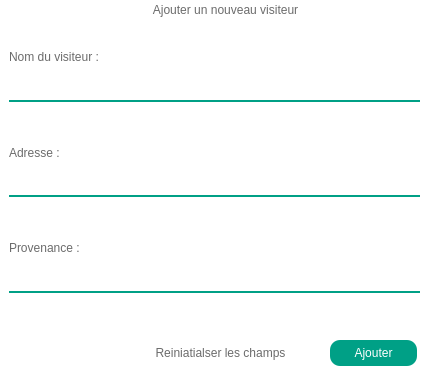
<?xml version="1.0" encoding="UTF-8"?>
<ui version="4.0">
 <class>addVisiteurBox</class>
 <widget class="QDialog" name="addVisiteurBox">
  <property name="geometry">
   <rect>
    <x>0</x>
    <y>0</y>
    <width>436</width>
    <height>381</height>
   </rect>
  </property>
  <property name="minimumSize">
   <size>
    <width>436</width>
    <height>381</height>
   </size>
  </property>
  <property name="maximumSize">
   <size>
    <width>436</width>
    <height>381</height>
   </size>
  </property>
  <property name="windowTitle">
   <string>Dialog</string>
  </property>
  <property name="styleSheet">
   <string notr="true">background-color: rgb(255, 255, 255);
color:#6b6b6b;
border:none;
border-radius:10px;</string>
  </property>
  <widget class="QPushButton" name="Reset">
   <property name="geometry">
    <rect>
     <x>130</x>
     <y>340</y>
     <width>181</width>
     <height>26</height>
    </rect>
   </property>
   <property name="text">
    <string>Reiniatialser les champs</string>
   </property>
  </widget>
  <widget class="Line" name="line">
   <property name="geometry">
    <rect>
     <x>10</x>
     <y>20</y>
     <width>411</width>
     <height>20</height>
    </rect>
   </property>
   <property name="orientation">
    <enum>Qt::Horizontal</enum>
   </property>
  </widget>
  <widget class="QWidget" name="verticalLayoutWidget">
   <property name="geometry">
    <rect>
     <x>9</x>
     <y>49</y>
     <width>411</width>
     <height>281</height>
    </rect>
   </property>
   <layout class="QVBoxLayout" name="verticalLayout">
    <item>
     <widget class="QLabel" name="label_2">
      <property name="text">
       <string>Nom du visiteur :</string>
      </property>
     </widget>
    </item>
    <item>
     <widget class="QLineEdit" name="nomVisiteurEdit">
      <property name="styleSheet">
       <string notr="true">border-top:none;
                  border-left:none;
                  border-right:none;
                  border-bottom:1.5px solid #00a086;
                  margin-bottom:15px;
                  padding-bottom:5px;
                  min-height:24px;
border-radius:0;</string>
      </property>
     </widget>
    </item>
    <item>
     <widget class="QLabel" name="messageNomVisiteur">
      <property name="styleSheet">
       <string notr="true">color: rgb(255, 0, 0);</string>
      </property>
      <property name="text">
       <string/>
      </property>
     </widget>
    </item>
    <item>
     <widget class="QLabel" name="label">
      <property name="text">
       <string>Adresse : </string>
      </property>
     </widget>
    </item>
    <item>
     <widget class="QLineEdit" name="addresseEdit">
      <property name="styleSheet">
       <string notr="true">border-top:none;
                  border-left:none;
                  border-right:none;
                  border-bottom:1.5px solid #00a086;
                  margin-bottom:15px;
                  padding-bottom:5px;
                  min-height:24px;
border-radius:0;</string>
      </property>
     </widget>
    </item>
    <item>
     <widget class="QLabel" name="MsgAddresse">
      <property name="styleSheet">
       <string notr="true">color: rgb(255, 0, 0);</string>
      </property>
      <property name="text">
       <string/>
      </property>
     </widget>
    </item>
    <item>
     <widget class="QLabel" name="label_3">
      <property name="text">
       <string>Provenance : </string>
      </property>
     </widget>
    </item>
    <item>
     <widget class="QLineEdit" name="provenance">
      <property name="styleSheet">
       <string notr="true">border-top:none;
                  border-left:none;
                  border-right:none;
                  border-bottom:1.5px solid #00a086;
                  margin-bottom:15px;
                  padding-bottom:5px;
                  min-height:24px;
border-radius:0;</string>
      </property>
     </widget>
    </item>
    <item>
     <widget class="QLabel" name="MsgProvenance">
      <property name="styleSheet">
       <string notr="true">color: rgb(255, 0, 0);</string>
      </property>
      <property name="text">
       <string/>
      </property>
     </widget>
    </item>
   </layout>
  </widget>
  <widget class="QPushButton" name="confirmAddVisiteurBtn">
   <property name="geometry">
    <rect>
     <x>330</x>
     <y>340</y>
     <width>87</width>
     <height>26</height>
    </rect>
   </property>
   <property name="styleSheet">
    <string notr="true">background-color:#00A086;
color: rgb(255, 255, 255);</string>
   </property>
   <property name="text">
    <string>Ajouter</string>
   </property>
  </widget>
  <widget class="QLabel" name="label_4">
   <property name="geometry">
    <rect>
     <x>110</x>
     <y>0</y>
     <width>231</width>
     <height>20</height>
    </rect>
   </property>
   <property name="text">
    <string>&lt;html&gt;&lt;head/&gt;&lt;body&gt;&lt;p align=&quot;center&quot;&gt;Ajouter un nouveau visiteur&lt;/p&gt;&lt;/body&gt;&lt;/html&gt;</string>
   </property>
  </widget>
 </widget>
 <resources/>
 <connections/>
</ui>
